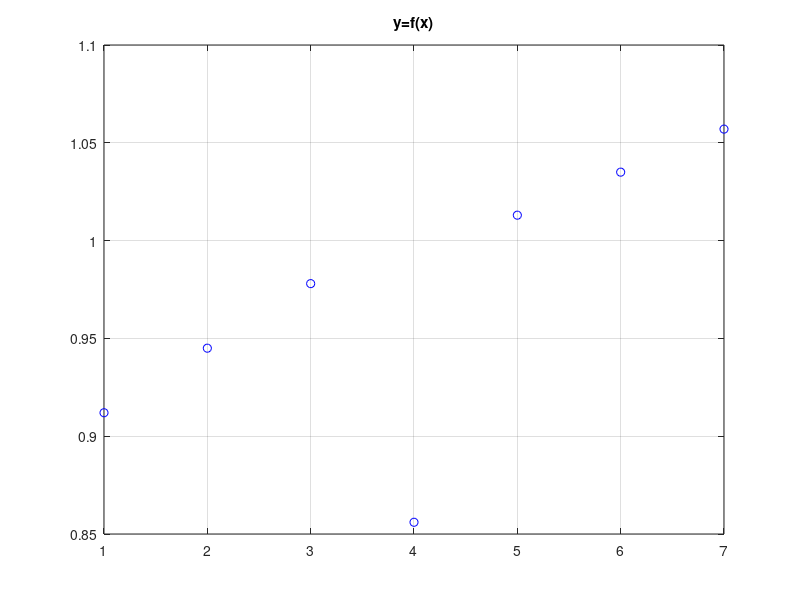
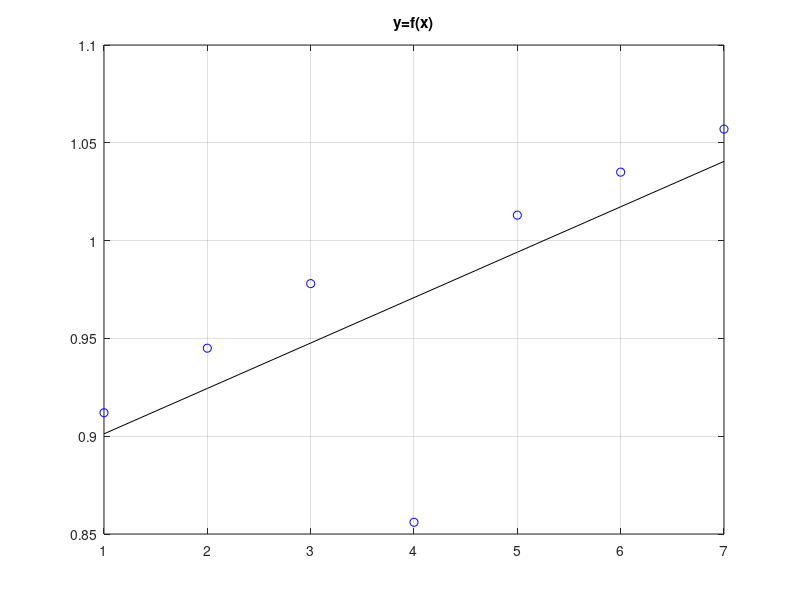
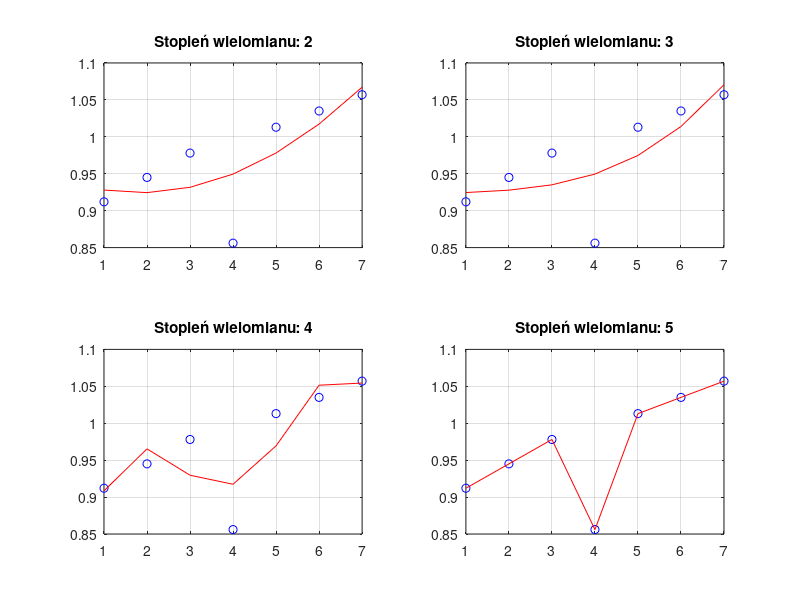

Source code (MATLAB) for these figures, in order:
clear all;
close all;
clc;
% W wyniku pomiaru otrzymano nastepujace liczby ( x = numer pomiaru, y = wartosc )

% x = [ 1 2 3 4 5 6 7 8 9 10]; 
% y = [ 0.912 0.945 0.978 0.997 1.013 1.035 1.057 1.062 1.082 1.097];

x = [ 1 2 3 4 5 6 7 ];
y = [ 0.912 0.945 0.978 0.856 1.013 1.035 1.057];

figure; plot( x, y, 'bo' ); title('y=f(x)'); grid; pause;
% Aproksymacja linia prosta: y = a * x + b
if(0) % OGOLNIE - rozwiazanie rownania macierzowego
    xt = x'; yt = y'; N = length( xt ); % X * ab
    X = [ xt, ones(N,1) ]; % y(n) = a*x(n) + b = | x(1) 1 | * | a |
    ab = X \ yt; % y(1) = a*x(1) + b = | x(2) 1 | | b |
    a = ab(1), b = ab(2), % y(2) = a*x(2) + b = | x(3) 1 |
else % W TYM PRZYPADKU - na podstawie wyprowadzonych wzorow
    xm = mean( x ); % srednia wartosc wektora x
    ym = mean( y ); % srednia wartosc wektora y
    xr = x - xm; % wektor x - srednia x (od kazdego elementu)
    yr = y - ym; % wektor y - srednia y (od kazdego elementu)
    a = (xr * yr') / (xr * xr') % obliczenie wsp a prostej, to samo
    % inaczej: a = sum( xr .* yr ) / sum( xr .* xr )
    b = ym - a * xm % obliczenie wsp b prostej
end
figure; plot( x, y, 'bo', x, a*x+b, 'k-' ); title('y=f(x)'); grid; pause;
% Takze wielomiany wyzszych rzedow
figure;
p = polyfit( x, y, 2 ), % a=p(1), b=p(2)
subplot(221); plot( x, y, 'bo', x, polyval(p,x), 'r-' ); title('Stopień wielomianu: 2'); grid;
p = polyfit( x, y, 3 ), % a=p(1), b=p(2)
subplot(222); plot( x, y, 'bo', x, polyval(p,x), 'r-' ); title('Stopień wielomianu: 3'); grid;
p = polyfit( x, y, 4 ), % a=p(1), b=p(2)
subplot(223); plot( x, y, 'bo', x, polyval(p,x), 'r-' ); title('Stopień wielomianu: 4'); grid;
p = polyfit( x, y, 6 ), % a=p(1), b=p(2)
subplot(224); plot( x, y, 'bo', x, polyval(p,x), 'r-' ); title('Stopień wielomianu: 5'); grid;
